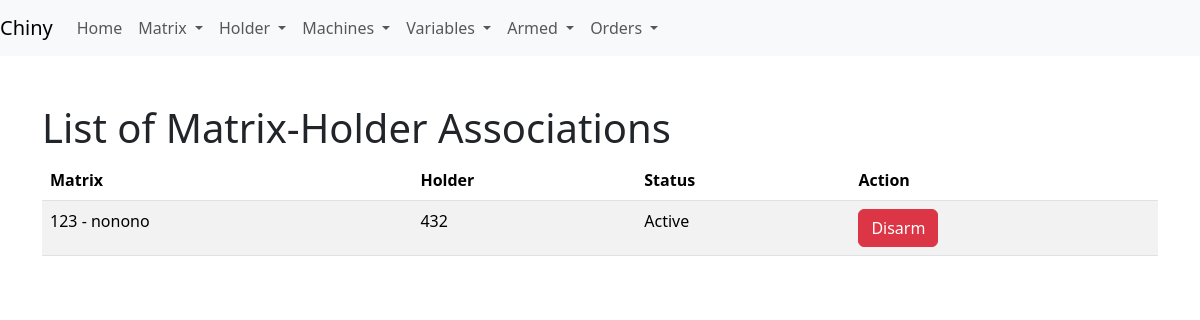
/list_associations, run on an earlier commit of the app's database.
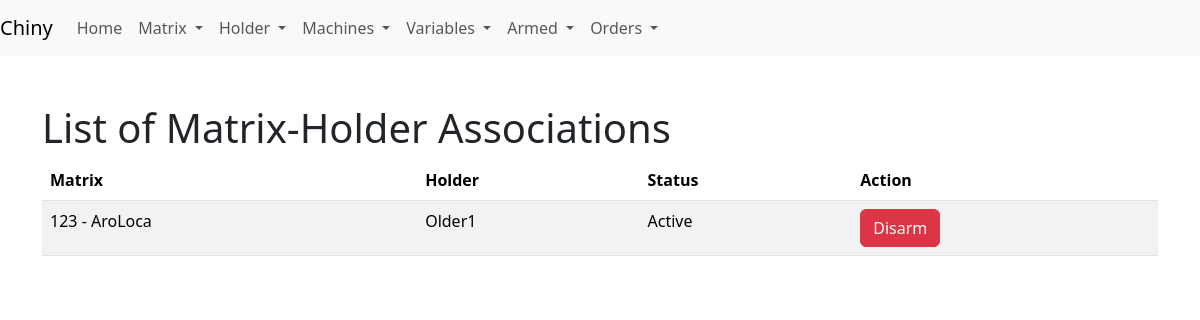
And on a later commit of the database.
### app/models.py (models this page shows)
class MatrixHolderAssociation(db.Model):
    __tablename__ = 'matrix_holder_association'
    id = db.Column(db.Integer, primary_key=True)
    matrix_id = db.Column(db.Integer, db.ForeignKey('matrix.id'), nullable=False)
    holder_id = db.Column(db.Integer, db.ForeignKey('holder.id'), nullable=False)
    is_active = db.Column(db.Boolean, default=True)  # Indica si la asociación está activa
    matrix = db.relationship('Matrix', backref=db.backref('associations', cascade="all, delete-orphan"))
    holder = db.relationship('Holder', backref=db.backref('associations', cascade="all, delete-orphan"))

class Matrix(db.Model):
    __tablename__ = 'matrix'
    id = db.Column(db.Integer, primary_key=True)
    identifier = db.Column(db.String(5), nullable=False, unique=True)
    measuresmatrix_id = db.Column(db.Integer, db.ForeignKey('measuresmatrix.id'), nullable=False)
    name = db.Column(db.String(120), nullable=False)
    weight_total_grs = db.Column(db.Float, nullable=False)
    with_move = db.Column(db.Boolean, default=False)
    is_combinable = db.Column(db.Boolean, default=True)
    type_matrix = db.Column(db.Integer, nullable=False, default=4)
    sector_id = db.Column(db.Integer, db.ForeignKey('sector.id'), nullable=True)  # Clave foránea que apunta a Sector
    cavities = db.relationship('Cavity', backref='matrix', lazy=True)
    is_available = db.Column(db.Boolean, default=True)

class Holder(db.Model):
    __tablename__ = 'holder'
    id = db.Column(db.Integer, primary_key=True)
    identifier = db.Column(db.String(5), nullable=False)
    width_cm = db.Column(db.Integer, nullable=False)
    height_cm = db.Column(db.Integer, nullable=False)
    max_weight_grs = db.Column(db.Float, nullable=False)
    with_move = db.Column(db.Boolean, default=False)
    available = db.Column(db.Boolean, default=True)
    num_spaces = db.Column(db.Integer, nullable=False)  # Número de espacios
    sectors = db.relationship('Sector', backref='holder', lazy=True)

### app/routes.py (the view)
@app.route('/list_associations')
def list_associations():
    associations = MatrixHolderAssociation.query.all()
    return render_template('list_associations.html', associations=associations)

### app/templates/list_associations.html (shortened to what this page needs)
<!DOCTYPE html>
<html lang="en">
<head>
    <link rel="stylesheet" href="{{ url_for('static', filename='css/bootstrap.min.css') }}">
</head>
<body>
    {% include 'navbar.html' %}
    <div class="container mt-5">
        <h1>List of Matrix-Holder Associations</h1>
        <table class="table table-striped">
            <thead>
                <tr>
                    <th>Matrix</th>
                    <th>Holder</th>
                    <th>Status</th>
                    <th>Action</th>
                </tr>
            </thead>
            <tbody>
                {% for association in associations %}
                <tr>
                    <td>{{ association.matrix.identifier }} - {{ association.matrix.name }}</td>
                    <td>{{ association.holder.identifier }}</td>
                    <td>{{ 'Active' if association.is_active else 'Inactive' }}</td>
                    <td>
                        <form method="POST" action="{{ url_for('disarm_association', association_id=association.id) }}" onsubmit="return confirm('Are you sure you want to disarm this association?');">
                            <button type="submit" class="btn btn-danger">Disarm</button>
                        </form>
                    </td>
                </tr>
                {% endfor %}
            </tbody>
        </table>
    </div>
</body>
</html>

What changed in the data, as far as the page shows it:
changed through a linked row, MatrixHolderAssociation "Active": matrix.name "nonono" → "AroLoca"; holder.identifier "432" → "Older1"
